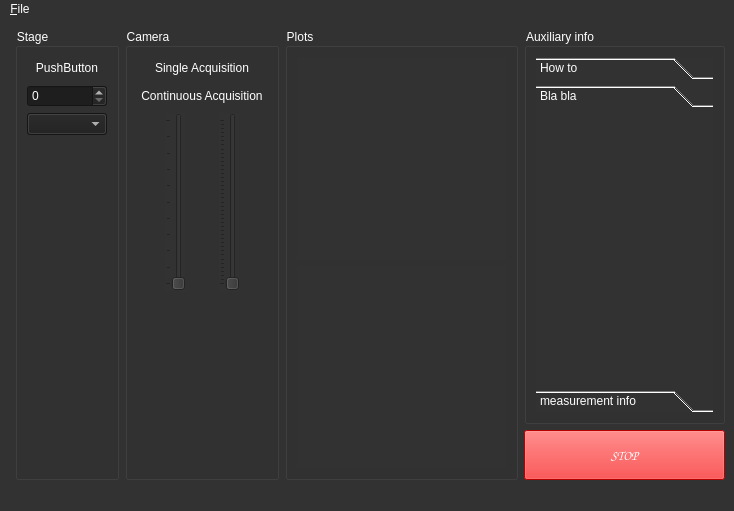
<?xml version="1.0" encoding="UTF-8"?>
<ui version="4.0">
 <class>MainWindow</class>
 <widget class="QMainWindow" name="MainWindow">
  <property name="geometry">
   <rect>
    <x>0</x>
    <y>0</y>
    <width>734</width>
    <height>511</height>
   </rect>
  </property>
  <property name="windowTitle">
   <string>Transient Absorption DAQ</string>
  </property>
  <property name="styleSheet">
   <string notr="true">background-color: rgb(50, 50, 50);
color: rgb(255, 255, 255);
font: 10pt &quot;Comic Sans MS&quot;;</string>
  </property>
  <widget class="QWidget" name="centralwidget">
   <layout class="QHBoxLayout" name="horizontalLayout">
    <item>
     <widget class="QFrame" name="frame">
      <property name="frameShape">
       <enum>QFrame::StyledPanel</enum>
      </property>
      <property name="frameShadow">
       <enum>QFrame::Raised</enum>
      </property>
     </widget>
    </item>
    <item>
     <layout class="QVBoxLayout" name="verticalLayout_4">
      <item>
       <widget class="QGroupBox" name="groupBox">
        <property name="title">
         <string>Stage</string>
        </property>
        <layout class="QVBoxLayout" name="verticalLayout_6">
         <item>
          <widget class="QPushButton" name="pushButton">
           <property name="maximumSize">
            <size>
             <width>179</width>
             <height>16777215</height>
            </size>
           </property>
           <property name="focusPolicy">
            <enum>Qt::TabFocus</enum>
           </property>
           <property name="styleSheet">
            <string notr="true">background-color: rgb(30, 30, 30);</string>
           </property>
           <property name="text">
            <string>PushButton</string>
           </property>
           <property name="default">
            <bool>true</bool>
           </property>
           <property name="flat">
            <bool>true</bool>
           </property>
          </widget>
         </item>
         <item>
          <widget class="QSpinBox" name="spinBox">
           <property name="maximumSize">
            <size>
             <width>179</width>
             <height>16777215</height>
            </size>
           </property>
           <property name="styleSheet">
            <string notr="true">background-color: rgb(30, 30, 30);</string>
           </property>
          </widget>
         </item>
         <item>
          <widget class="QComboBox" name="comboBox">
           <property name="maximumSize">
            <size>
             <width>179</width>
             <height>16777215</height>
            </size>
           </property>
           <property name="styleSheet">
            <string notr="true">background-color: rgb(30, 30, 30);</string>
           </property>
          </widget>
         </item>
         <item>
          <spacer name="verticalSpacer_2">
           <property name="orientation">
            <enum>Qt::Vertical</enum>
           </property>
           <property name="sizeHint" stdset="0">
            <size>
             <width>20</width>
             <height>40</height>
            </size>
           </property>
          </spacer>
         </item>
        </layout>
       </widget>
      </item>
     </layout>
    </item>
    <item>
     <layout class="QVBoxLayout" name="verticalLayout">
      <item>
       <widget class="QGroupBox" name="groupBox_2">
        <property name="title">
         <string>Camera</string>
        </property>
        <layout class="QVBoxLayout" name="verticalLayout_7">
         <item>
          <widget class="QPushButton" name="btn_getSingleAcq">
           <property name="maximumSize">
            <size>
             <width>179</width>
             <height>16777215</height>
            </size>
           </property>
           <property name="focusPolicy">
            <enum>Qt::TabFocus</enum>
           </property>
           <property name="styleSheet">
            <string notr="true">background-color: rgb(30, 30, 30);</string>
           </property>
           <property name="text">
            <string>Single Acquisition</string>
           </property>
           <property name="checkable">
            <bool>false</bool>
           </property>
           <property name="autoDefault">
            <bool>false</bool>
           </property>
           <property name="default">
            <bool>true</bool>
           </property>
           <property name="flat">
            <bool>true</bool>
           </property>
          </widget>
         </item>
         <item>
          <widget class="QPushButton" name="btn_contAcq">
           <property name="maximumSize">
            <size>
             <width>179</width>
             <height>16777215</height>
            </size>
           </property>
           <property name="focusPolicy">
            <enum>Qt::TabFocus</enum>
           </property>
           <property name="styleSheet">
            <string notr="true">background-color: rgb(30, 30, 30);</string>
           </property>
           <property name="text">
            <string>Continuous Acquisition</string>
           </property>
           <property name="checkable">
            <bool>true</bool>
           </property>
           <property name="default">
            <bool>true</bool>
           </property>
           <property name="flat">
            <bool>true</bool>
           </property>
          </widget>
         </item>
         <item>
          <layout class="QHBoxLayout" name="horizontalLayout_4">
           <item>
            <widget class="QSlider" name="sldr_absScale">
             <property name="maximum">
              <number>10000</number>
             </property>
             <property name="orientation">
              <enum>Qt::Vertical</enum>
             </property>
             <property name="tickPosition">
              <enum>QSlider::TicksAbove</enum>
             </property>
             <property name="tickInterval">
              <number>1000</number>
             </property>
            </widget>
           </item>
           <item>
            <widget class="QSlider" name="sldr_diffScale">
             <property name="maximum">
              <number>2000</number>
             </property>
             <property name="singleStep">
              <number>1</number>
             </property>
             <property name="pageStep">
              <number>10</number>
             </property>
             <property name="value">
              <number>5</number>
             </property>
             <property name="orientation">
              <enum>Qt::Vertical</enum>
             </property>
             <property name="tickPosition">
              <enum>QSlider::TicksAbove</enum>
             </property>
             <property name="tickInterval">
              <number>50</number>
             </property>
            </widget>
           </item>
          </layout>
         </item>
         <item>
          <spacer name="verticalSpacer">
           <property name="orientation">
            <enum>Qt::Vertical</enum>
           </property>
           <property name="sizeHint" stdset="0">
            <size>
             <width>20</width>
             <height>40</height>
            </size>
           </property>
          </spacer>
         </item>
        </layout>
       </widget>
      </item>
     </layout>
    </item>
    <item>
     <layout class="QVBoxLayout" name="verticalLayout_8">
      <item>
       <widget class="QGroupBox" name="groupBox_3">
        <property name="title">
         <string>Plots</string>
        </property>
        <layout class="QVBoxLayout" name="verticalLayout_2">
         <item>
          <widget class="QWidget" name="mplwindow" native="true">
           <property name="autoFillBackground">
            <bool>false</bool>
           </property>
           <layout class="QVBoxLayout" name="mplvl">
            <item>
             <spacer name="horizontalSpacer">
              <property name="orientation">
               <enum>Qt::Horizontal</enum>
              </property>
              <property name="sizeHint" stdset="0">
               <size>
                <width>40</width>
                <height>20</height>
               </size>
              </property>
             </spacer>
            </item>
           </layout>
          </widget>
         </item>
         <item>
          <widget class="QWidget" name="mplwindow2d" native="true">
           <layout class="QVBoxLayout" name="mplvl2d"/>
          </widget>
         </item>
        </layout>
       </widget>
      </item>
     </layout>
    </item>
    <item>
     <layout class="QVBoxLayout" name="verticalLayout_10">
      <item>
       <widget class="QGroupBox" name="groupBox_4">
        <property name="maximumSize">
         <size>
          <width>201</width>
          <height>16777215</height>
         </size>
        </property>
        <property name="title">
         <string>Auxiliary info</string>
        </property>
        <layout class="QHBoxLayout" name="horizontalLayout_3">
         <item>
          <widget class="QToolBox" name="toolBox">
           <property name="maximumSize">
            <size>
             <width>181</width>
             <height>16777215</height>
            </size>
           </property>
           <property name="frameShape">
            <enum>QFrame::NoFrame</enum>
           </property>
           <property name="frameShadow">
            <enum>QFrame::Plain</enum>
           </property>
           <property name="currentIndex">
            <number>1</number>
           </property>
           <widget class="QWidget" name="page_1">
            <property name="geometry">
             <rect>
              <x>0</x>
              <y>0</y>
              <width>181</width>
              <height>254</height>
             </rect>
            </property>
            <attribute name="label">
             <string>How to</string>
            </attribute>
            <layout class="QVBoxLayout" name="verticalLayout_11">
             <item>
              <widget class="QPlainTextEdit" name="plainTextEdit">
               <property name="styleSheet">
                <string notr="true">background-color: rgb(255, 255, 255);</string>
               </property>
              </widget>
             </item>
            </layout>
           </widget>
           <widget class="QWidget" name="page">
            <attribute name="label">
             <string>Bla bla</string>
            </attribute>
           </widget>
           <widget class="QWidget" name="page_2">
            <property name="geometry">
             <rect>
              <x>0</x>
              <y>0</y>
              <width>181</width>
              <height>254</height>
             </rect>
            </property>
            <attribute name="label">
             <string>measurement info</string>
            </attribute>
            <layout class="QVBoxLayout" name="verticalLayout_12">
             <item>
              <widget class="QPlainTextEdit" name="plainTextEdit_2">
               <property name="styleSheet">
                <string notr="true">background-color: rgb(255, 255, 255);</string>
               </property>
               <property name="frameShape">
                <enum>QFrame::NoFrame</enum>
               </property>
               <property name="frameShadow">
                <enum>QFrame::Plain</enum>
               </property>
              </widget>
             </item>
            </layout>
           </widget>
          </widget>
         </item>
        </layout>
       </widget>
      </item>
      <item>
       <widget class="QPushButton" name="pushButton_2">
        <property name="minimumSize">
         <size>
          <width>0</width>
          <height>50</height>
         </size>
        </property>
        <property name="font">
         <font>
          <family>Comic Sans MS</family>
          <pointsize>10</pointsize>
          <weight>50</weight>
          <italic>false</italic>
          <bold>false</bold>
         </font>
        </property>
        <property name="autoFillBackground">
         <bool>false</bool>
        </property>
        <property name="styleSheet">
         <string notr="true">background-color: rgb(255, 0, 0);</string>
        </property>
        <property name="text">
         <string>STOP</string>
        </property>
        <property name="autoDefault">
         <bool>false</bool>
        </property>
        <property name="default">
         <bool>false</bool>
        </property>
        <property name="flat">
         <bool>false</bool>
        </property>
       </widget>
      </item>
     </layout>
    </item>
   </layout>
  </widget>
  <widget class="QMenuBar" name="menubar">
   <property name="geometry">
    <rect>
     <x>0</x>
     <y>0</y>
     <width>734</width>
     <height>24</height>
    </rect>
   </property>
   <widget class="QMenu" name="menu_File">
    <property name="title">
     <string>&amp;File</string>
    </property>
    <addaction name="action_Exit"/>
   </widget>
   <addaction name="menu_File"/>
  </widget>
  <widget class="QStatusBar" name="statusbar"/>
  <action name="action_Exit">
   <property name="text">
    <string>&amp;Exit</string>
   </property>
  </action>
 </widget>
 <resources/>
 <connections/>
</ui>
